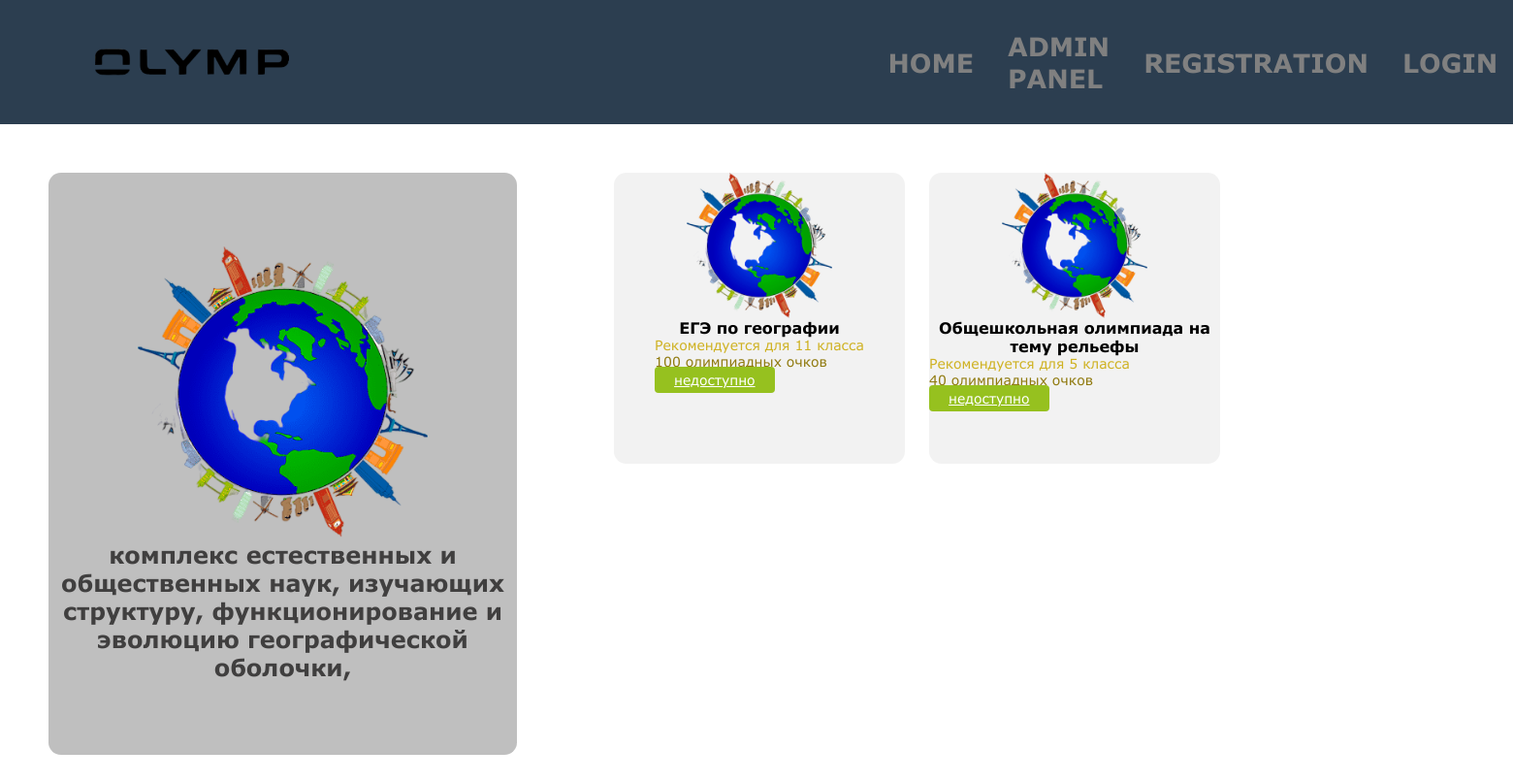
/test.php?id=7, run on the app's committed database.
### tables this page shows
CREATE TABLE `type` (
  `id` int(11) NOT NULL,
  `name` varchar(20) NOT NULL,
  `caption` varchar(2000) NOT NULL,
  `img` varchar(100) NOT NULL
);

CREATE TABLE `tests` (
  `id` int(11) NOT NULL,
  `name` varchar(1100) NOT NULL,
  `profile` int(11) NOT NULL,
  `points` int(30) NOT NULL,
  `class` int(30) NOT NULL
);

### test.php (the view)
<? include "hdr.php";
$number = $_GET['id'];
$quest = 'SELECT * FROM `tests` WHERE `profile`=' . $number;
$result = mysqli_query($link, $quest);
$test = [];
while ($row = mysqli_fetch_assoc($result))
	$test[] = $row;
$req = 'SELECT `img` FROM `type` WHERE `id` =' . $number;
$img = mysqli_fetch_assoc(mysqli_query($link, $req))['img'];
$req = "SELECT `caption` FROM `type` WHERE `id` = " . $number;
$caption = mysqli_fetch_assoc(mysqli_query($link, $req))['caption'];
?>
<section class="fully-n">
	<section class="fully">
		<? echo "<div class='img'><img src='assets/" . $img . "'> </div>" ?>
		<? echo "<div class='caption'><h2>" . $caption . "</h2></div>" ?>
	</section>
	<div class=" test-row">
		<? for ($i = 0; $i < count($test); $i++) {
			echo "<div class='test-n'>";
			echo "<img src='assets/" . $img . "'>";
			echo "<div class='text'>";
			echo "<h4>" . $test[$i]['name'] . "</h4>";
			echo "<p class='first'>Рекомендуется для " . $test[$i]['class'] . " класса</p>";
			echo "<p>" . $test[$i]['points'] . " олимпиадных очков</p>";
			if ($_COOKIE['user_id']) {
				echo "<a class='btn' href = 'practice.php?id=" . $test[$i]['id'] . "'>Перейти к олимпиаде</a>";
			} else {
				echo "<a class='btn' href = '#'>недоступно</a>";
			}
			echo "</div>";
			echo "</div>";
		}
		?>
	</div>
</section>

### style.css (style rules this page uses)
* { margin: 0; box-sizing: border-box; font-family: 'Verdana'; }
.test-n { display: flex; flex-flow: column; align-items: center; background: rgba(128, 128, 128, 0.1); border-radius: 0.8rem; }
.test-n h4 { text-align: center; }
.test-n .first { color: #cfb223; }
.test-n p { font-size: 14px; color: #907a0f; }
.test-n a { font-size: 14px; color: #fff; padding: 5px 20px; background: #96C11F; border-radius: 4px; height: auto; border: none; text-transform: none; }
.test-n img { display: flex; justify-content: center; height: 150px; }
.test-row { margin: 50px; display: grid; grid-template: repeat(2, 300px) / repeat(3, 300px); grid-gap: 25px; }
.test-row .test-n { width: 300px; }
.fully-n { display: flex; }
.fully-n .fully { margin: 50px; display: flex; flex-flow: column; align-items: center; justify-content: center; background: rgba(128, 128, 128, 0.5); border-radius: 0.8rem; width: 600px; height: 600px; }
.fully-n .fully h2 { width: 483px; color: #403f3f; text-align: center; }
.fully-n .fully img { height: 300px; }

### data on the page
type: img (picture), caption "комплекс естественных и общественных наук, изучающих структуру, функционирование и эволюцию географической оболочки,"
tests: type.img (picture), name "ЕГЭ по географии", class "11", points "100"
tests: type.img (picture), name "Общешкольная олимпиада на тему рельефы", class "5", points "40"
